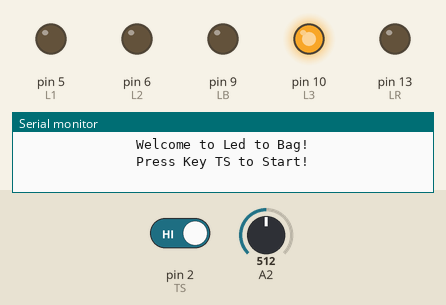
A sketch run on a simulated Arduino Uno, built with avr-gcc and run on an emulated ATmega328P. Shown: output pins drawn as LEDs (lit = HIGH), the last lines printed to the serial monitor. The test bench sets the inputs (shaded band); at power-on: pin 2 (TS) HIGH, A2 = 512. The board resets itself during the run and starts again; random numbers use the default seed unless the sketch sets one.

Above: at 5.0 s.
5.1 s: pin 2 (TS) driven LOW
At 5.8 s:
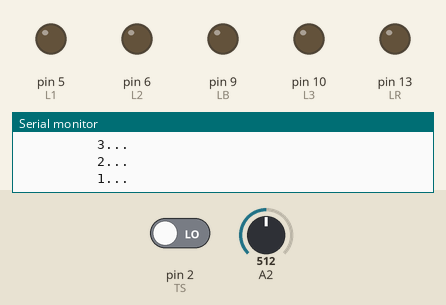
At 9.0 s:
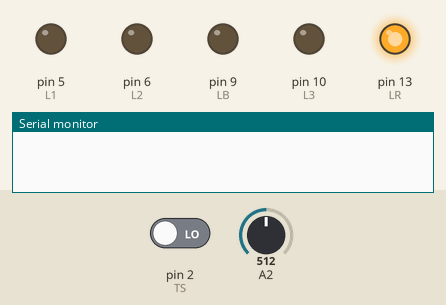
Timing chart, 0 to 25.5 s (numbered marks = the images above; inputs shaded):
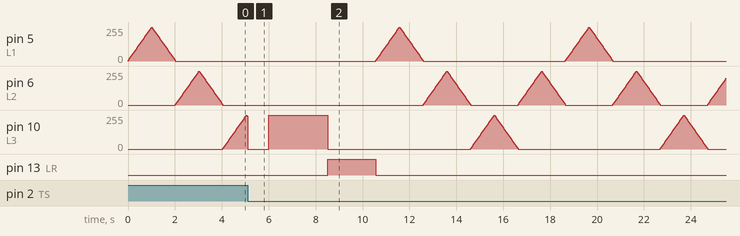

The sketch:

led_to_bag.ino
```cpp
#include <avr/io.h>
#include <avr/wdt.h>
#include "Function.h"
#define Reset_AVR() wdt_enable(WDTO_2S); while(1) {}
#define LB 9
#define LR 13
#define L1 5
#define L2 6
#define L3 10
#define POT A5
#define TD 3
#define TS 2
#define DELAYCOUNTDOWN 100
#define BOUNCING_TIME 200

int Lpos = 0;
int score = 0;
unsigned long deltaTime = 0;
unsigned long gameTime = 0;
bool Tflag = 0;
bool gameStartFlag = 0;
int  prevTime = 0;
int brightness = 0;
int fadeAmount = -5;

void setup() {
  pinMode(LB, OUTPUT);
  pinMode(LR, OUTPUT);
  pinMode(L1, OUTPUT);
  pinMode(L2, OUTPUT);
  pinMode(L3, OUTPUT);
  pinMode(TS, INPUT);
  pinMode(TD, INPUT);
  Serial.begin(9600);

  Serial.println("\t \t \t \t \t Welcome to Led to Bag!");
  Serial.println("\t \t \t \t \t Press Key TS to Start!");
  randomSeed(analogRead(A2));
  attachInterrupt(digitalPinToInterrupt(TS), gameStarted, FALLING);

  while (!gameStartFlag) {
    fade(1);
    fade(2);
    fade(3);
    fade(2);
  }

  digitalWrite(L1, LOW);
  digitalWrite(L2, LOW);
  digitalWrite(L3, LOW);
  detachInterrupt(digitalPinToInterrupt(TS));
  attachInterrupt(digitalPinToInterrupt(TD), decPos, RISING);
  int difficult = analogRead(POT);
  difficult = map(difficult, 0, 1024, 1, 8);
  deltaTime = 500 * (9 - difficult);
  Serial.println("\t \t \t Difficult set to: " + String(difficult) + " !");
  countDown();
}


void gameStarted() {
  gameStartFlag = 1;
  brightness = 0;
}


void fade(int i) {

  int led = i;

  if (i == 1)
    led = L1;
  if (i == 2)
    led = L2;
  if (i == 3)
    led = L3;

  fadeAmount = -fadeAmount;
  brightness = 0;
  while (gameStartFlag == 0) {
    brightness += fadeAmount;
    analogWrite(led, brightness);
    if (brightness >= 255)
      fadeAmount = -fadeAmount;
    if (brightness <= 0)
      break;
    delay(20);
  }
}


// TODO il loop deve contenere il turno, da quando si preme il tasto, viene randomizzato il led
void loop() {
  // Controllo se devo randomizzare un nuovo led
  if (Tflag == 0) {
    gameTime = millis();
    Lpos = random(1, 4);
    digitalWrite(LB, LOW);
    if (Lpos == 1) {
      digitalWrite(L1, HIGH);
    }
    if (Lpos == 2) {
      digitalWrite(L2, HIGH);
    }
    if (Lpos == 3) {
      digitalWrite(L3, HIGH);
    }
    Tflag = 1;
  }


  if (Lpos == 0) {

    analogWrite(LB, brightness);

    brightness += fadeAmount;

    if (brightness >= 255 || brightness <= 0)
      fadeAmount = -fadeAmount;
      delay(2);
  }


  if (Lpos < 0) {

    digitalWrite(LR, HIGH);
    digitalWrite(LB, LOW);
    digitalWrite(L1, LOW);
    digitalWrite(L2, LOW);
    digitalWrite(L3, LOW);
    gameOver();
  }
  checkTime();
}


void countDown() {
  int a;
  //inizia il conto alla rovescia da 3
  for (a = 3; a >= 1;  a--) {
    Serial.print("\t \t \t  " + (String)(a));
    delay(DELAYCOUNTDOWN);
    Serial.print(".");
    delay(DELAYCOUNTDOWN);
    Serial.print(".");
    delay(DELAYCOUNTDOWN);
    Serial.println(".");
  }
  Serial.println("\t \t \t GO!!! \n");
}

void checkTime() {
  if (millis() - gameTime > deltaTime)
    checkPos();
  if (Lpos < 0) {
    digitalWrite(LB, LOW);
    gameOver();
  }

}

void checkPos() {   //implementare win/lose
  //LOSE

  if (Lpos != 0)
    gameOver();

  //WIN
  if (Lpos == 0) {
    score++;
    Serial.println("\t Another item in the bag! Current Score: " + (String)(score));
    deltaTime = deltaTime * 7 / 8;
    digitalWrite(L1, LOW);
    digitalWrite(L2, LOW);
    digitalWrite(L2, LOW);
    digitalWrite(LB, LOW);
    brightness = 0;
    fadeAmount = abs(fadeAmount);
  }
  delay(300);
  Tflag = 0;

  loop(); //???????????????????????????????????????????????????????
}


void decPos () {
  if ((micros() * 1000) - prevTime > BOUNCING_TIME) {
    Lpos--;
  }

  if (Lpos == 2) {
    digitalWrite(L2, HIGH);
    digitalWrite(L3, LOW);
  }
  if (Lpos == 1) {
    digitalWrite(L1, HIGH);
    digitalWrite(L2, LOW);
  }

  if (Lpos == 0)
    digitalWrite(L1, LOW);

  prevTime = (micros() * 1000);
}

void gameOver() {

  gameStartFlag = 0;
  noInterrupts();
  digitalWrite(L1, LOW);
  digitalWrite(L2, LOW);
  digitalWrite(L3, LOW);
  digitalWrite(LB, LOW);
  digitalWrite(LR, HIGH);
  Serial.println("\n \n \n \t \t \t \t \t       Game Over!");
  Serial.println("\n \t \t \t \t \t    Final Score: " + (String)(score)+ "\n \n \n \n \n");
  detachInterrupt(digitalPinToInterrupt(TD));
  detachInterrupt(digitalPinToInterrupt(TS));
  interrupts();
  Reset_AVR();
}
```

Function.h
```cpp
void gameStarted();
void fade(int i);
void game();
void pregame();
void decPos();
void countDown();
void checkTime();
void gameOver();
void checkPos();
```

Measured:
- after the input at 5.1 s, pin 13 (LR): LOW → HIGH after 3.4 s, → LOW 2.1 s later
